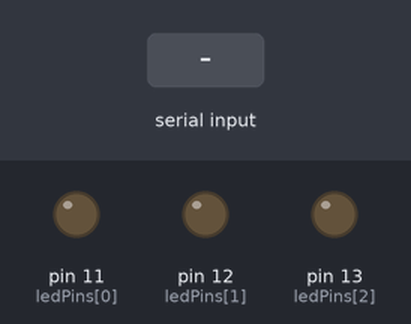
The sketch below on a simulated Arduino Uno, built with avr-gcc and run on an emulated ATmega328P. On the bench: output pins drawn as LEDs (lit = HIGH). Dashed ring = blinking. The test bench sets the inputs (shaded band).

Above: at 1.2 s.
1.3 s: "1" received over Serial
At 1.4 s:
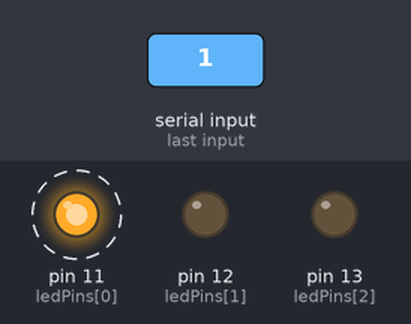
At 1.8 s:
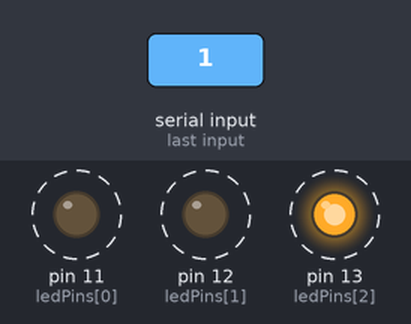
4.3 s: "0" received over Serial
At 5.0 s:
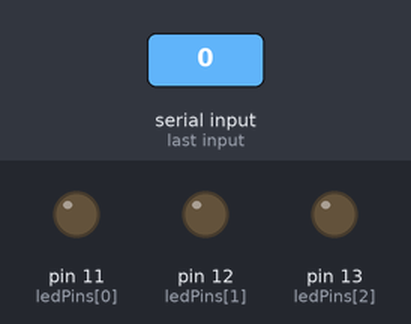
Timing chart, 0 to 7.3 s (numbered marks = the images above; inputs shaded):
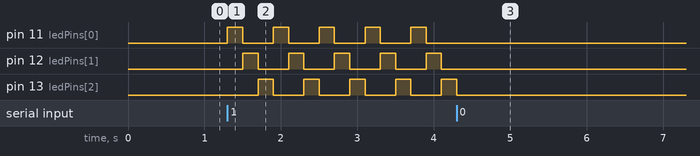

The sketch:

Activar-Interrumpir_procesos_de_Arduino.ino
```cpp
// Código en Arduino
const int ledPins[] = {11, 12, 13}; // Pinos donde conectaremos los LEDs
const int numLeds = sizeof(ledPins) / sizeof(ledPins[0]);
bool gameRunning = false;

void setup() {
  Serial.begin(9600); // Inicializa la comunicación serial
  for (int i = 0; i < numLeds; i++) {
    pinMode(ledPins[i], OUTPUT); // Configura cada LED como salida
  }
}

void loop() {
  // Revisa si hay comandos disponibles desde el puerto serial
  if (Serial.available() > 0) {
    char command = Serial.read();

    if (command == '1') {
      gameRunning = true; // Inicia el juego de luces
    } else if (command == '0') {
      gameRunning = false; // Detiene el juego de luces
      turnOffLeds(); // Asegúrate de apagar todos los LEDs al detener
    }
  }

  // Ejecuta el juego de luces si está en marcha
  if (gameRunning) {
    for (int i = 0; i < numLeds; i++) {
      digitalWrite(ledPins[i], HIGH);
      delay(200);
      digitalWrite(ledPins[i], LOW);
    }
  }
}

void turnOffLeds() {
  for (int i = 0; i < numLeds; i++) {
    digitalWrite(ledPins[i], LOW);
  }
}
```

Measured:
- after the input at 1.3 s, pin 11 (ledPins[0]): alternates HIGH for 0.20 s and LOW for 0.40 s, starting at once; pin 12 (ledPins[1]): alternates HIGH for 0.20 s and LOW for 0.40 s, starting after 0.20 s; pin 13 (ledPins[2]): alternates HIGH for 0.20 s and LOW for 0.40 s, starting after 0.40 s
- after the input at 4.3 s, pin 11 (ledPins[0]), pin 12 (ledPins[1]): stops changing and stays LOW; pin 13 (ledPins[2]): goes on until 4.3 s, then stays LOW
